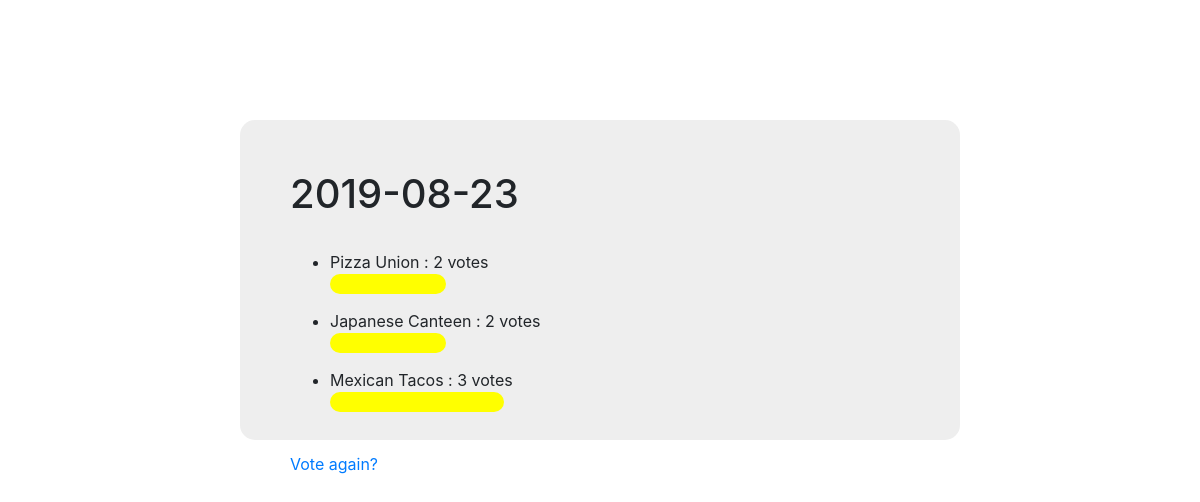
/polls/6/results/, run on an earlier commit of the app's database.
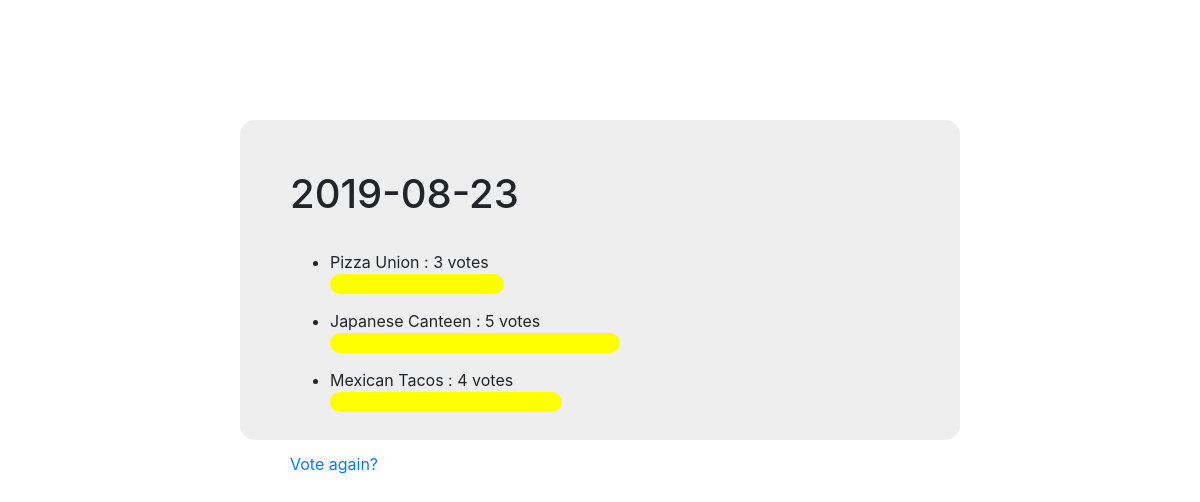
And on a later commit of the database.
### polls/models.py (models this page shows, shortened)
class Choice(models.Model):
    question = models.ForeignKey(Question, on_delete=models.CASCADE)
    choice_text = models.CharField(max_length=200)
    votes = models.IntegerField(default=0)

### polls/views.py (the view)
# urls.py: path('<int:pk>/results/', views.ResultsView.as_view(), name='results'),
class ResultsView(generic.DetailView):
    model = Question
    template_name = 'polls/results.html'

### polls/templates/polls/results.html (shortened to what this page needs)
<link rel="stylesheet" href="https://stackpath.bootstrapcdn.com/bootstrap/4.1.3/css/bootstrap.min.css"
>
<div style="background-color:#eeeeee;padding:50px;margin:10% 20%;height:40%;width:60%;border-radius:15px;">
  <h1>{{ question.question_text }}</h1>
  <br />
  <ul>
    {% for choice in question.choice_set.all %}
    <li>{{ choice.choice_text }} : {{ choice.votes }} vote{{ choice.votes|pluralize }}</li>
    <div style="width:{{ choice.votes }}0%; height:20px;background-color:yellow;margin-bottom:15px;border-radius:15px;"></div>
    {% endfor %}
  </ul>
  <br />
  <a href="{% url 'polls:detail' question.id %}">Vote again?</a>
</div>

What changed in the data, as far as the page shows it:
changed Choice "Pizza Union": votes "2" → "3"
changed Choice "Japanese Canteen": votes "2" → "5"
changed Choice "Mexican Tacos": votes "3" → "4"
